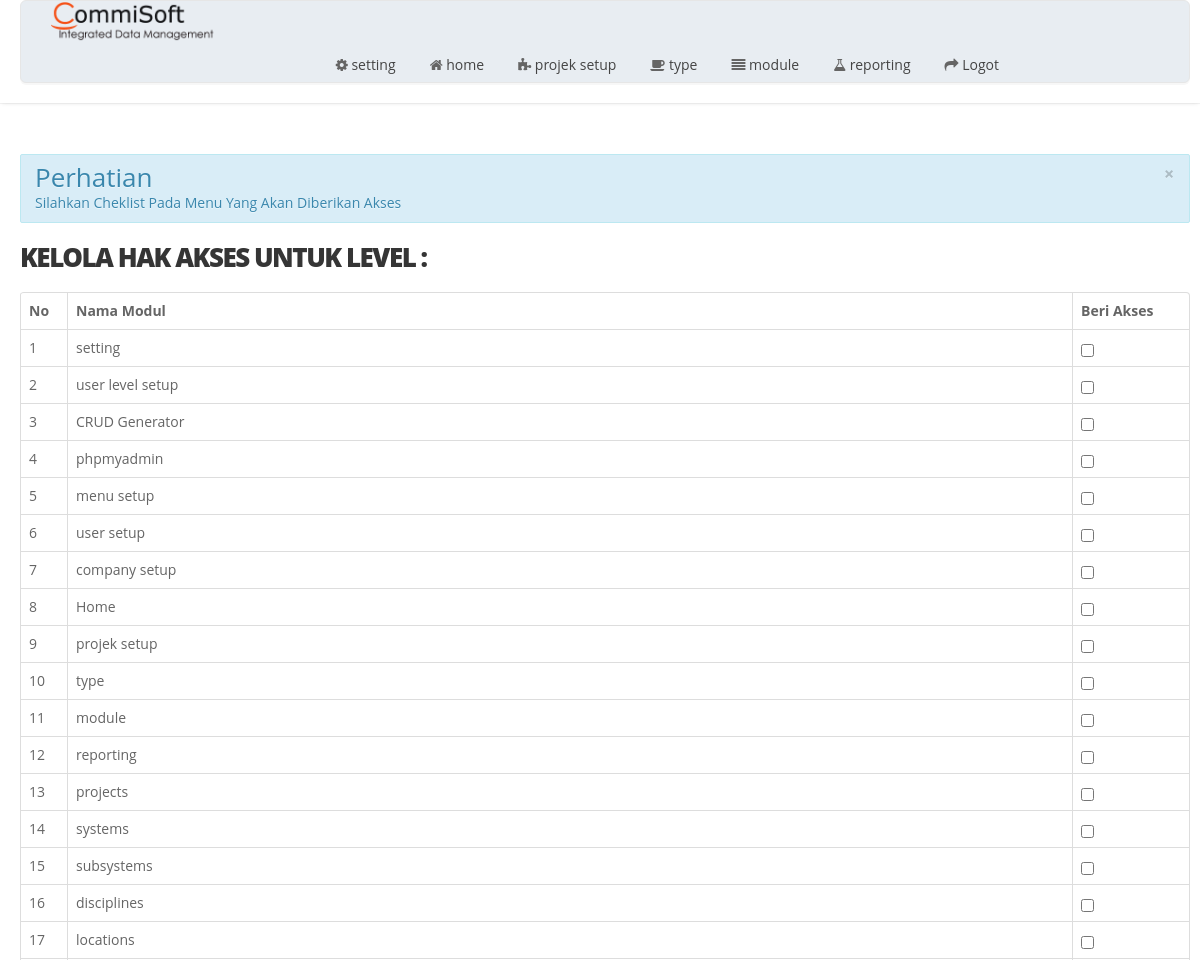
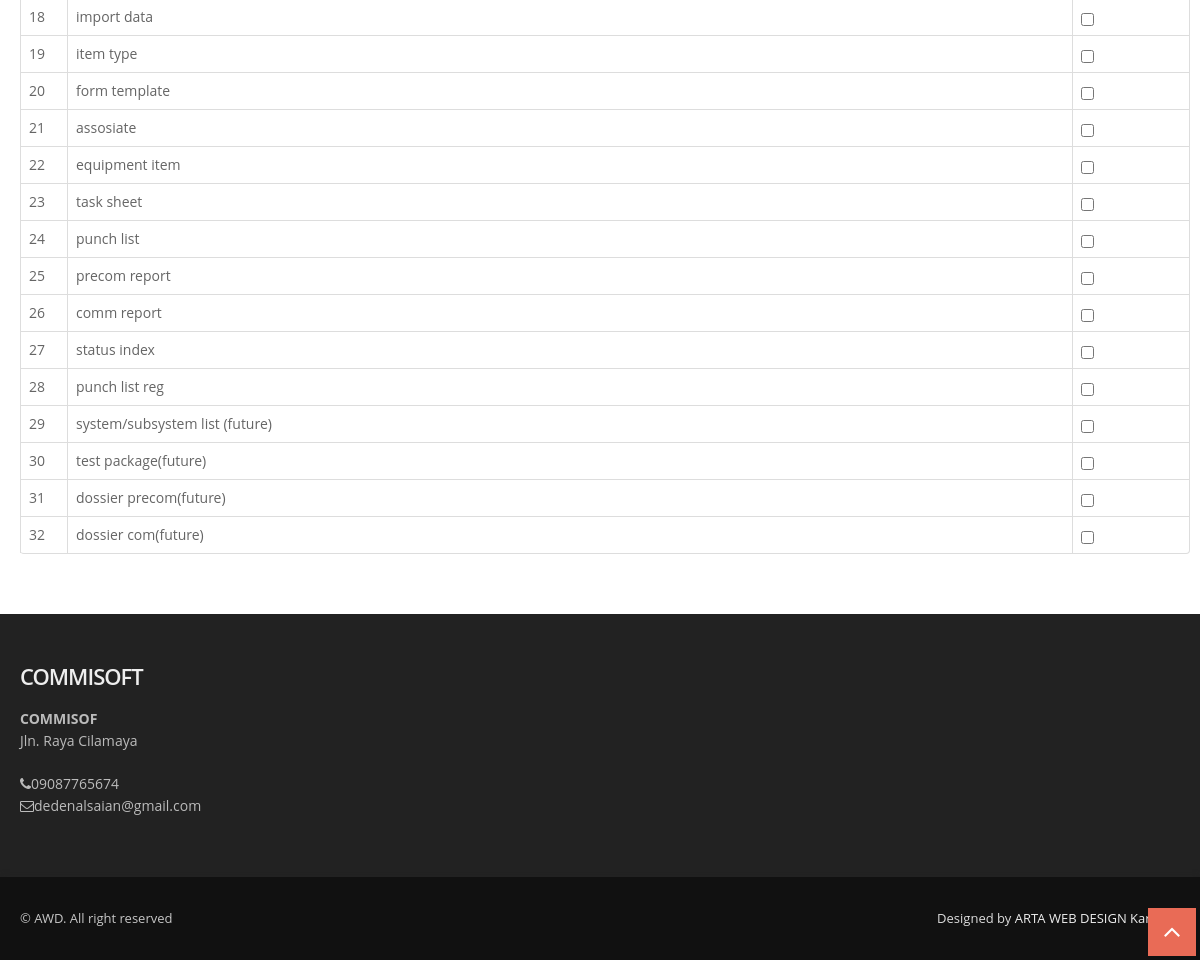
Page /index.php/userlevel/akses on the committed database (2 pictures, top to bottom).
### tables this page shows
CREATE TABLE `tbl_menu`  (
  `id_menu` int(11) NOT NULL AUTO_INCREMENT,
  `title` varchar(50) NOT NULL,
  `url` varchar(30) NOT NULL,
  `icon` varchar(30) NOT NULL,
  `is_main_menu` int(11) NOT NULL,
  `is_aktif` enum('y','n') NOT NULL COMMENT 'y=yes,n=no',
  PRIMARY KEY (`id_menu`) USING BTREE
);

CREATE TABLE `tbl_perusahaan`  (
  `id_perusahaan` int(11) NOT NULL AUTO_INCREMENT,
  `kode` varchar(6) NOT NULL,
  `nama_perusahaan` varchar(100) NOT NULL,
  `biodata` text NOT NULL,
  `no_izin` varchar(50) NOT NULL,
  `no_hp` varchar(20) NOT NULL,
  `no_pajak` varchar(25) NOT NULL,
  `alamat` text NOT NULL,
  `email` varchar(250) NOT NULL,
  `password_email` varchar(250) NOT NULL,
  `tgl_berdiri` date NOT NULL,
  `images` text NOT NULL,
  PRIMARY KEY (`id_perusahaan`) USING BTREE
);

### application/libraries/Template.php (called while the page is built)
<?php if ( ! defined('BASEPATH')) exit('No direct script access allowed');
class Template {
		var $template_data = array();
		function set($name, $value)
		{
			$this->template_data[$name] = $value;
		}
		function load($template = '', $view = '' , $view_data = array(), $return = FALSE)
		{
			$this->CI =& get_instance();
			$this->set('contents', $this->CI->load->view($view, $view_data, TRUE));
			return $this->CI->load->view($template, $this->template_data, $return);
		}
}

### application/controllers/Userlevel.php (called while the page is built, shortened)
<?php
class Userlevel extends CI_Controller
{
    function akses(){
        $data['level'] = $this->db->get_where('tbl_user_level',array('id_user_level'=>  $this->uri->segment(3)))->row_array();
        $data['menu'] = $this->db->get('tbl_menu')->result();
        $this->template->load('template','userlevel/akses',$data);
    }
}

### index.php (called while the page is built, shortened)
<?php
require_once BASEPATH.'core/CodeIgniter.php';

### application/views/userlevel/akses.php (the view, shortened to what this page needs)
<section id="content">
      <div class="container">
        <div class="row">
            <div class="span12">
                <?php echo alert('alert-info', 'Perhatian', 'Silahkan Cheklist Pada Menu Yang Akan Diberikan Akses') ?>
                <div class="box box-warning box-solid">
                    <div class="box-header">
                        <h4 class="box-title"><strong>KELOLA HAK AKSES UNTUK LEVEL :  <?php echo $level['nama_level'] ?></strong></h4>
                    </div>
                    <div class="box-body">
                        <div style="padding-bottom: 10px;">
                            <table class="table table-bordered table-striped" id="mytable">
                                <thead>
                                    <tr>
                                        <th width="30px">No</th>
                                        <th>Nama Modul</th>
                                        <th width="100px">Beri Akses</th>
                                    </tr>
                                    <?php
                                    $no = 1;
                                    foreach ($menu as $m) {
                                        echo "<tr>
                        <td>$no</td>
                        <td>$m->title</td>
                        <td align='center'><input class='form-control' type='checkbox' ".  checked_akses($this->uri->segment(3), $m->id_menu)." onClick='kasi_akses($m->id_menu)'></td>
                        </tr>";
                                        $no++;
                                    }
                                    ?>
                                </thead>
                            </table>
                        </div>
                    </div>
                </div>
            </div>
    </section>
</div>

### application/views/template.php (shortened to what this page needs)
<?php $perus = $this->db->get_where('tbl_perusahaan','id_perusahaan=1')->row();?>
<!DOCTYPE html>
<html lang="en">
<head>
  <link href="<?=base_url('') ?>assets/css/bootstrap.css" rel="stylesheet" />
  <link href="<?=base_url('') ?>assets/css/bootstrap-responsive.css" rel="stylesheet" />
  <link href="<?=base_url('') ?>assets/css/flexslider.css" rel="stylesheet" />
  <link href="<?=base_url('') ?>assets/css/prettyPhoto.css" rel="stylesheet" />
  <link href="<?=base_url('') ?>assets/css/camera.css" rel="stylesheet" />
  <link href="<?=base_url('') ?>assets/css/jquery.bxslider.css" rel="stylesheet" />
  <link href="<?=base_url('') ?>assets/css/style.css" rel="stylesheet" />
  <link href="<?=base_url('') ?>assets/color/default.css" rel="stylesheet" />
</head>
<body>
  <div id="wrapper">
    <header>
      <div class="container">
        <div class="row nomargin pricing-box-wrap animated-fast flyIn">
          <div class="span2">
            <div class="logo">
              <a href="<?=base_url('') ?>"><img src="<?=base_url('assets/') ?>img/logo.png" alt="ARTA WEB DESIGN KARAWANG"/></a>
            </div>
          </div>
          <div class="span10">
            <div class="navbar navbar-static-top">
              <div class="navigation">
                <nav>
                  <ul class="nav topnav">
                      <?php
        $setting = $this->db->get_where('tbl_setting',array('id_setting'=>1))->row_array();
        if($setting['value']=='ya'){
            $id_user_level = $this->session->userdata('id_user_level');
            $sql_menu = "SELECT *
            FROM tbl_menu
            WHERE id_menu in(select id_menu from tbl_hak_akses where id_user_level=$id_user_level) and is_main_menu=0 and is_aktif='y' order by id_menu asc";
        }else{
            $sql_menu = "select * from tbl_menu where is_aktif='y' and is_main_menu=0 order by id_menu asc";
        }
        $main_menu = $this->db->query($sql_menu)->result();
        foreach ($main_menu as $menu){
            $this->db->where('is_main_menu',$menu->id_menu);
            $this->db->where('is_aktif','y');
            $this->db->order_by('id_menu', 'asc');
            $submenu = $this->db->get('tbl_menu');
            if($submenu->num_rows()>0){
                echo "<li class='dropdown'>
                        <a href='#'>
                            <i class='$menu->icon'></i> <span>".strtolower($menu->title)."</span>
                            <span class='pull-right-container'>
                                <i class='fa fa-angle-left pull-right'></i>
                            </span>
                        </a>
                        <ul class='dropdown-menu' >";
                        echo" </ul>
                    </li>";
            }else{
                echo "<li>";
                echo anchor($menu->url,"<i class='".$menu->icon."'></i> ".strtolower($menu->title));
                echo "</li>";
            }
        }
        ?>
                  <li><?php echo anchor('auth/logout',"<i class='icon-share-alt'></i> Logot");?></li>
                  </ul>
                </nav>
              </div>
            </div>
          </div>
        </div>
      </div>
    </header>
      <?=$contents ?>
    <footer>
      <div class="container">
        <div class="row">
          <div class="span12">
            <div class="widget">
              <h5 class="widgetheading">COMMISOFT</h5>
              			<address>
							<strong><?=$perus->nama_perusahaan;?></strong><br>
							<?=$perus->alamat;?> <br>
						</address>
              <p>
                <i class="icon-phone"></i><?=$perus->no_hp;?><br>
                <i class="icon-envelope-alt"></i><?=$perus->email;?>
              </p>
            </div>
          </div>
        </div>
      </div>
      <div id="sub-footer">
        <div class="container">
          <div class="row">
            <div class="span6">
              <div class="copyright">
                <p><span>&copy; AWD. All right reserved</span></p>
              </div>
            </div>
            <div class="span6">
              <div class="credits">
                Designed by <a href="<?=base_url('') ?>">ARTA WEB DESIGN Karawang</a>
              </div>
            </div>
          </div>
        </div>
      </div>
    </footer>
  <a href="#" class="scrollup"><i class="icon-angle-up icon-square icon-bglight icon-2x active"></i></a>
</body>
</html>

### assets/css/style.css (style rules this page uses)
body { font-family: 'Open Sans', sans-serif; font-size: 14px; font-weight: 400; line-height: 1.6em; color: #656565; }
a { color: #4b5056; }
.bold { font-weight: 900; }
.container { padding: 0 20px 0 20px; position: relative; }
#wrapper { width: 100%; margin: 0; padding: 0; }
.row { margin-bottom: 30px; }
.row.nomargin { margin-bottom: 0; }
header { background: #fff; margin: 0; padding: 0 0 20px; position: relative; z-index: 2000; -webkit-box-shadow: 0 2px 4px -2px #ddd; -moz-box-shadow: 0 2px 4px -2px #ddd; box-shadow: 0 2px 4px -2px #ddd; }
header .logo { float: left; }
header .logo img { margin-bottom: 5px; }
header .navigation { float: right; }
header ul.nav li { border: none; margin: 0; }
header ul.nav li a { border: none; font-weight: 400; }
.navbar .nav>li>a { font-size: 14px; color: #444; text-shadow: none; }
header ul.nav li a i { color: #656565; }
ul.nav li.dropdown a { z-index: 1000; display: block; }
#content { position: relative; background: #fff; border-top: 1px solid #f2f2f2; padding: 50px 0 0 0; }
.box { width: 100%; }
footer { padding: 50px 0 0 0; color: #bbb; background: #222; }
footer a { color: #eee; text-decoration: none; }
footer h1, footer h2, footer h3, footer h4, footer h5, footer h6 { color: #eee; }
footer address { line-height: 1.6em; }
footer h5.widgetheading { text-transform: none; font-weight: 600; letter-spacing: -1px; margin-bottom: 20px; }
footer .widget i { color: #bbb; }
#sub-footer { background: #111; text-shadow: none; color: #ddd; padding: 0; padding-top: 30px; margin: 20px 0 0 0; -webkit-box-shadow: 0 -4px 4px -2px #222; -moz-box-shadow: 0 -4px 4px -2px #222; box-shadow: 0 -4px 4px -2px #222; }
#sub-footer p { margin: 0; padding: 0; }
#sub-footer span { color: #c7c7c7; }
.copyright p { text-align: left; font-size: 13px; }
.credits { text-align: right; font-size: 13px; }
.scrollup { position: fixed; width: 32px; height: 32px; bottom: 20px; right: 20px; }
a.scrollup { outline: 0; text-decoration: none; }
a i.icon-bglight, a i.icon-bgdark, a i.icon-bgprimary, a i.icon-bgwarning, a i.icon-bgsuccess, a i.icon-bginverse, a i.icon-bgdanger { display: inline-block; }
[class^="icon-"], [class*=" icon-"] { color: #404040; }

### assets/color/default.css (style rules this page uses)
[class^="icon-"].active { color:#e96b56; }
i.icon-bglight.active { background: #e96b56; }

### assets/css/overwrite.css (style rules this page uses)
h1, h2, h3, h4, h5, h6 { font-family:'Open Sans', sans-serif; color:#353535; font-weight:400; line-height:1.1em; margin-top:0; }
h4 { font-size:26px; margin-bottom:20px; }
h5 { font-size:22px; margin-bottom:20px; }
h1 strong,h2 strong,h3 strong,h4 strong,h5 strong,h6 strong { font-weight:800; letter-spacing:-1.5px; }
.widget h4,.widget h5 { font-weight:300; margin-bottom:20px; }
.table-bordered thead:first-child tr:first-child > th:first-child, .table-bordered tbody:first-child tr:first-child > td:first-child { -webkit-border-top-left-radius: 2px; border-top-left-radius: 2px; -moz-border-radius-topleft: 2px; }
.table-bordered thead:first-child tr:first-child > th:last-child, .table-bordered tbody:first-child tr:first-child > td:last-child { -webkit-border-top-right-radius: 2px; border-top-right-radius: 2px; -moz-border-radius-topright: 2px; }
ul, ol { padding: 0; margin: 0 0 10px 25px; }
li { line-height: 1.6em; }
.navbar .nav { border-right:none; border-left:none; }
.navbar .nav > li > a { float: none; font-size:13px; margin-left:10px; margin-right:0; text-decoration: none; text-shadow: none; border-right:none; border-left:none; color: #fff; border:2px solid transparent; padding:4px 10px 4px 10px; background-image: none; background: none; }

### assets/css/shortcodes.css (style rules this page uses)
.pricing-box-wrap { border: 1px solid #e6e6e6; background:#e8edf2; position:relative; margin:0 0 20px 0; padding:0; -webkit-box-shadow: 0 2px 0 rgba(0,0,0,0.03); -moz-box-shadow: 0 2px 0 rgba(0,0,0,0.03); box-shadow: 0 2px 0 rgba(0,0,0,0.03); border-radius: 6px; -moz-border-radius: 6px; -webkit-border-radius: 6px; }
i.icon-bglight { color: #444; background: #f7f7f7; }
i.icon-bglight.active { color: #fff; }
.icon-square { display: inline-block; text-align: center; color: #444; background: #f5f5f5; width: 24px !important; height: 24px !important; line-height: 24px !important; }
.icon-square.icon-2x { width: 48px !important; height: 48px !important; line-height: 48px !important; }

### rows in the picture
tbl_menu: title "setting"
tbl_menu: url+icon+title "home", title "Home"
tbl_menu: title "projek setup"
tbl_menu: title "type"
tbl_menu: title "module"
tbl_menu: title "reporting"
tbl_menu: title "user level setup"
tbl_menu: title "CRUD Generator"
tbl_menu: title "phpmyadmin"
tbl_menu: title "menu setup"
tbl_menu: title "user setup"
tbl_menu: title "company setup"
tbl_menu: title "projects"
tbl_menu: title "systems"
tbl_menu: title "subsystems"
tbl_menu: title "disciplines"
tbl_menu: title "locations"
tbl_menu: title "import data"
tbl_menu: title "item type"
tbl_menu: title "form template"
tbl_menu: title "assosiate"
tbl_menu: title "equipment item"
tbl_menu: title "task sheet"
tbl_menu: title "punch list"
tbl_menu: title "precom report"
tbl_menu: title "comm report"
tbl_menu: title "status index"
tbl_menu: title "punch list reg"
tbl_menu: title "system/subsystem list (future)"
tbl_menu: title "test package(future)"
tbl_menu: title "dossier precom(future)"
tbl_menu: title "dossier com(future)"
tbl_perusahaan: nama_perusahaan "COMMISOF", alamat "Jln. Raya Cilamaya", no_hp "09087765674", email "dedenalsaian@gmail.com"

### other values in the picture
anchor('auth/logout',"<i class='icon-share-alt'></i> Logot") "Logot"
$title "Perhatian"
$description "Silahkan Cheklist Pada Menu Yang Akan Diberikan Akses"
